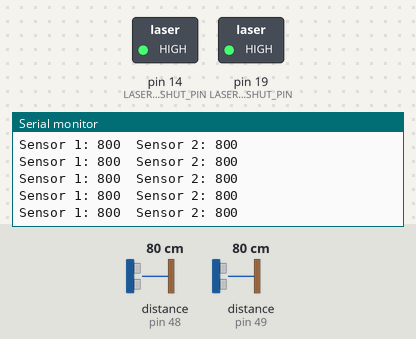
This sketch was run on a simulated Arduino Uno, built with avr-gcc and run on an emulated ATmega328P. On the bench: switched loads named in the sketch (green lamp = pin HIGH), the last lines printed to the serial monitor. The test bench sets the inputs (shaded band); at power-on: distance to the obstacle (sensors on pin 48, pin 49) 80 cm.

Above: at 1.3 s.
1.4 s: distance to the obstacle (sensor on pin 48) set to 2 cm
At 1.49 s:
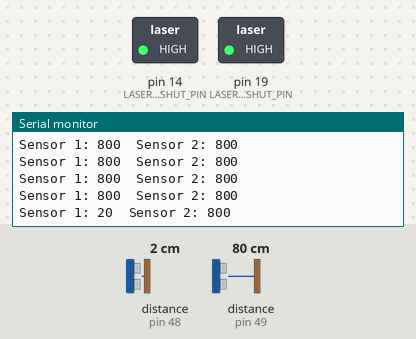
4.4 s: distance to the obstacle (sensor on pin 49) set to 2 cm
At 4.43 s:
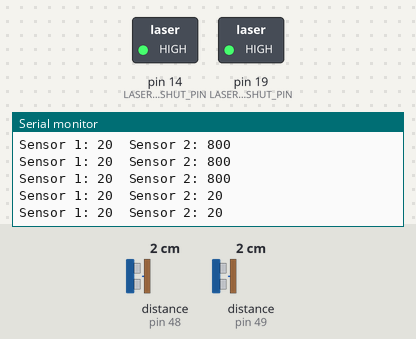

Measured:
- after the input at 1.4 s, the serial monitor: prints a new line at once (image 1)
- after the input at 4.4 s, the serial monitor: prints a new line at once (image 2)

The sketch:

test_2_laser.ino
```cpp
#include <Wire.h>
#include <VL53L0X.h>

// Declare dois objetos sensor
VL53L0X laserFrente;
VL53L0X laserGarra;

// Define os pinos XSHUT para cada sensor
#define LASER_FRENTE_XSHUT_PIN 14
#define LASER_GARRA_XSHUT_PIN 19

void setup() {
    Serial.begin(9600);
    Wire.begin();

    pinMode(LASER_FRENTE_XSHUT_PIN, OUTPUT);
    pinMode(LASER_GARRA_XSHUT_PIN, OUTPUT);

    digitalWrite(LASER_FRENTE_XSHUT_PIN, LOW);
    digitalWrite(LASER_GARRA_XSHUT_PIN, LOW);
    delay(50);

    digitalWrite(LASER_FRENTE_XSHUT_PIN, HIGH);
    delay(50);
    laserFrente.setTimeout(500);
    laserFrente.init();
    laserFrente.setAddress(0x30);

    digitalWrite(LASER_GARRA_XSHUT_PIN, HIGH);
    delay(50);
    laserGarra.setTimeout(500);
    laserGarra.init();
    laserGarra.setAddress(0x31);
}

void loop() {
  Serial.print("Sensor 1: ");
  Serial.print(laserFrente.readRangeSingleMillimeters());
  if (laserFrente.timeoutOccurred()) { Serial.print(" TIMEOUT"); }

  Serial.print("\tSensor 2: ");
  Serial.print(laserGarra.readRangeSingleMillimeters());
  if (laserGarra.timeoutOccurred()) { Serial.print(" TIMEOUT"); }

  Serial.println();
}
```
